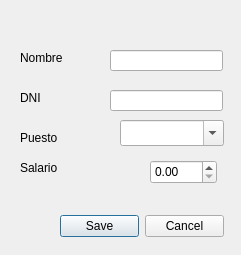
<?xml version="1.0" encoding="UTF-8"?>
<ui version="4.0">
 <class>agregarEmpleado</class>
 <widget class="QWidget" name="agregarEmpleado">
  <property name="geometry">
   <rect>
    <x>0</x>
    <y>0</y>
    <width>241</width>
    <height>255</height>
   </rect>
  </property>
  <property name="windowTitle">
   <string>Agregar Empleado</string>
  </property>
  <widget class="QLabel" name="labelNombre">
   <property name="geometry">
    <rect>
     <x>20</x>
     <y>50</y>
     <width>59</width>
     <height>16</height>
    </rect>
   </property>
   <property name="text">
    <string>Nombre</string>
   </property>
  </widget>
  <widget class="QLabel" name="labelPuesto">
   <property name="geometry">
    <rect>
     <x>20</x>
     <y>130</y>
     <width>59</width>
     <height>16</height>
    </rect>
   </property>
   <property name="text">
    <string>Puesto</string>
   </property>
  </widget>
  <widget class="QLabel" name="labelSalario">
   <property name="geometry">
    <rect>
     <x>20</x>
     <y>160</y>
     <width>59</width>
     <height>16</height>
    </rect>
   </property>
   <property name="text">
    <string>Salario</string>
   </property>
  </widget>
  <widget class="QComboBox" name="puesto">
   <property name="geometry">
    <rect>
     <x>120</x>
     <y>120</y>
     <width>104</width>
     <height>26</height>
    </rect>
   </property>
   <property name="editable">
    <bool>true</bool>
   </property>
  </widget>
  <widget class="QDoubleSpinBox" name="salario">
   <property name="geometry">
    <rect>
     <x>150</x>
     <y>160</y>
     <width>67</width>
     <height>24</height>
    </rect>
   </property>
  </widget>
  <widget class="QLineEdit" name="nombre">
   <property name="geometry">
    <rect>
     <x>110</x>
     <y>50</y>
     <width>113</width>
     <height>21</height>
    </rect>
   </property>
  </widget>
  <widget class="QLineEdit" name="dni">
   <property name="geometry">
    <rect>
     <x>110</x>
     <y>90</y>
     <width>113</width>
     <height>21</height>
    </rect>
   </property>
  </widget>
  <widget class="QLabel" name="labelDNI">
   <property name="geometry">
    <rect>
     <x>20</x>
     <y>90</y>
     <width>59</width>
     <height>16</height>
    </rect>
   </property>
   <property name="text">
    <string>DNI</string>
   </property>
  </widget>
  <widget class="QDialogButtonBox" name="confirmarEmpleado">
   <property name="geometry">
    <rect>
     <x>60</x>
     <y>210</y>
     <width>164</width>
     <height>32</height>
    </rect>
   </property>
   <property name="standardButtons">
    <set>QDialogButtonBox::Cancel|QDialogButtonBox::Save</set>
   </property>
  </widget>
 </widget>
 <resources/>
 <connections/>
</ui>
